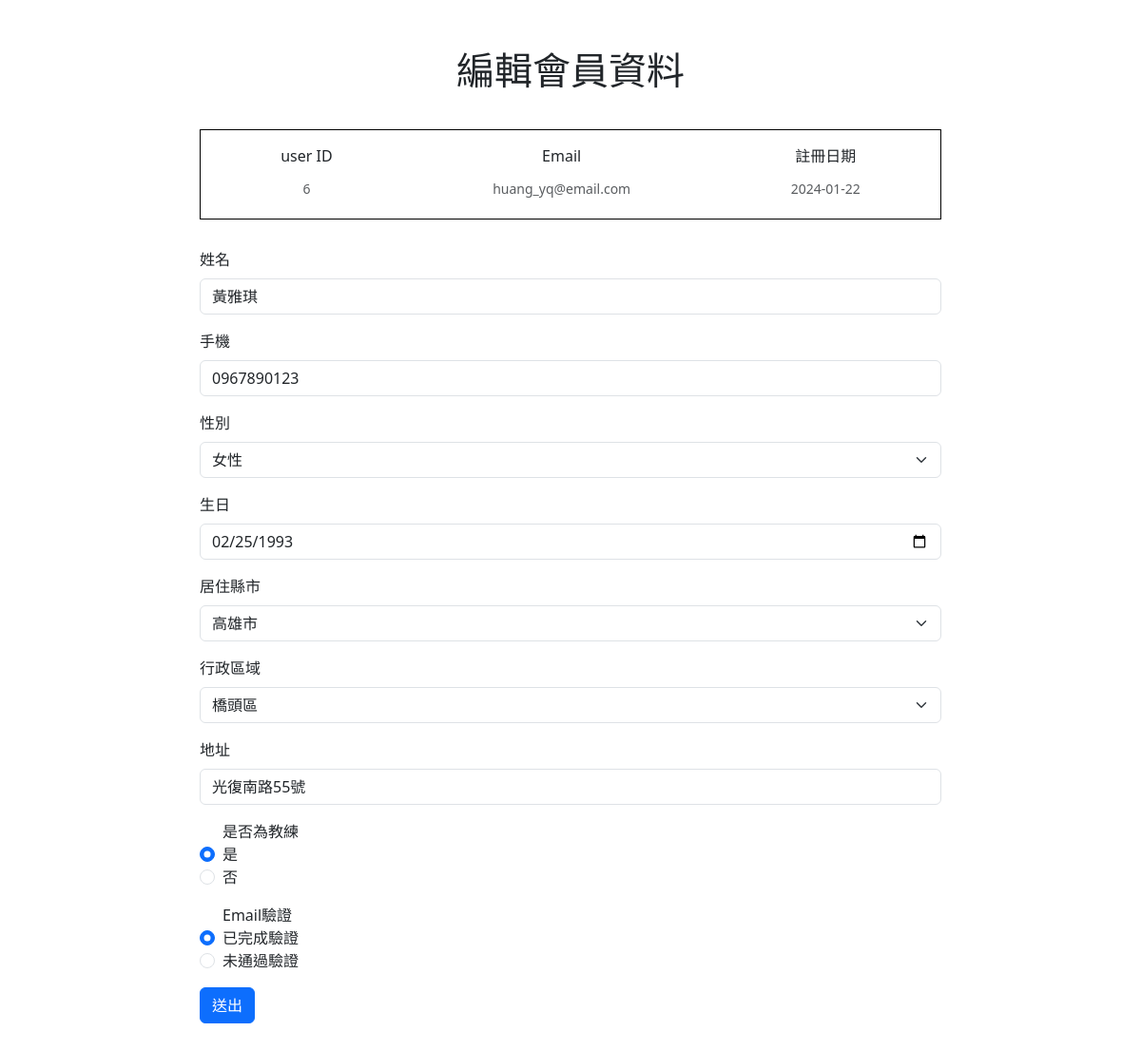
/member/pageMsg.php?id=6, run on the app's committed database.
### tables this page shows
CREATE TABLE `user` (
  `user_id` int(11) NOT NULL,
  `is_active` int(1) NOT NULL DEFAULT 0 COMMENT '1=驗證通過',
  `user_created_at` date NOT NULL,
  `user_full_name` varchar(10) NOT NULL,
  `user_email` varchar(50) NOT NULL,
  `user_password` varchar(100) NOT NULL,
  `user_sex` int(1) NOT NULL,
  `user_phone_number` varchar(10) NOT NULL,
  `user_birthday` date NOT NULL,
  `city_id` varchar(3) NOT NULL,
  `district_id` varchar(5) NOT NULL,
  `user_address` varchar(50) NOT NULL,
  `role_id` int(11) NOT NULL DEFAULT 0 COMMENT '0不是教練',
  `user_valid` int(1) NOT NULL DEFAULT 1 COMMENT '0是封鎖'
);

### member/pageMsg.php (the view, shortened to what this page needs)
<?
require_once("../conn.php");
$userID = $_GET["id"];
$sql = "SELECT * FROM `user` WHERE `user_id` = $userID";
$stmt = $conn->prepare($sql);
try {
    $stmt->execute();
    $row = $stmt->fetch(PDO::FETCH_ASSOC);
} catch (PDOException $e) {
    echo "你的資料讀取失敗欸!因為:" . $e->getMessage();
    $conn = NULL;
    exit;
}
?>
<!DOCTYPE html>
<html lang="zh-hant-TW">
<head>
    <link rel="stylesheet" href="https://cdn.jsdelivr.net/npm/bootstrap@5.3.3/dist/css/bootstrap.min.css">
</head>
<body>
    <div class="container">
        <h1 class="title">編輯會員資料</h1>
        <form action="./doUpdate.php" method="POST">
            <div class="info info-box">
                <div class="mb-3 text-center">
                    <label for="" class="form-label">user ID</label>
                    <div name="user_id" id="" class="form-text"><?= $row["user_id"] ?></div>
                </div>
                <div class="mb-3 text-center">
                    <label for="user_email" class="form-label">Email</label>
                    <div name="user_email" class="form-text"><?= $row["user_email"] ?></div>
                </div>
                <div class="mb-3 text-center">
                    <label for="" class="form-label">註冊日期</label>
                    <div id="text" class="form-text"><?= $row["user_created_at"] ?></div>
                </div>
            </div>
            <div class="mb-3">
                <label for="user_full_name" class="form-label">姓名</label>
                <input name="user_full_name" type="text" class="form-control" id="user_full_name" value="<?= $row["user_full_name"] ?>">
            </div>
            <div class="mb-3">
                <label for="user_phone_number" class="form-label">手機</label>
                <input name="user_phone_number" type="text" class="form-control" id="user_phone_number" value="<?= $row["user_phone_number"] ?>">
            </div>
            <div class="mb-3">
                <label for="user_sex" class="form-label">性別</label>
                <select name="user_sex" id="user_sex" class="form-select">
                    <option value="2" <?= ($row["user_sex"] == 2) ? "selected" : "" ?>>女性</option>
                </select>
            </div>
            <div class="mb-3">
                <label for="user_birthday" class="form-label">生日</label>
                <input name="user_birthday" type="date" class="form-control" id="user_birthday" value="<?= $row["user_birthday"] ?>">
            </div>
            <div class="mb-3">
                <label for="cityId" class="form-label">居住縣市</label>
                <select name="city_id" id="cityId" class="form-select">
                    <option value="高雄市" <?= ($row["city_id"] == "高雄市") ? "selected" : "" ?>>高雄市</option>
                </select>
            </div>
            <div class="mb-3">
                <label for="districtId" class="form-label">行政區域</label>
                <select name="district_id" id="districtId" class="form-select">
                    <option value="<?= $row["district_id"] ?>"> <?= $row["district_id"] ?> </option>
                </select>
            </div>
            <div class="mb-3">
                <label for="user_address" class="form-label">地址</label>
                <input name="user_address" class="form-control" id="user_address" value="<?= $row["user_address"] ?>">
            </div>
            <div class="mb-3 form-check">
                <span>是否為教練</span>
                <div>
                    <input type="radio" name="role_id" id="exampleCheck1" class="form-check-input" value="1" <?= ($row["role_id"] == 1) ? "checked" : "" ?>>
                    <label class="form-check-label" for="exampleCheck1">是</label>
                </div>
                <div>
                    <input type="radio" name="role_id" class="form-check-input" id="exampleCheck2" value="0" <?= ($row["role_id"] == 0) ? "checked" : "" ?>>
                    <label class="form-check-label" for="exampleCheck2">否</label>
                </div>
            </div>
            <div class="mb-3 form-check">
                <span>Email驗證</span>
                <div>
                    <input type="radio" class="form-check-input" id="exampleCheck3" value="1" name="is_active" <?= ($row["is_active"] == 1) ? "checked" : "" ?>>
                    <label class="form-check-label" for="exampleCheck3">已完成驗證</label>
                </div>
                <div>
                    <input type="radio" class="form-check-input" id="exampleCheck4" value="0" name="is_active" <?= ($row["is_active"] == 0) ? "checked" : "" ?>>
                    <label class="form-check-label" for="exampleCheck4">未通過驗證</label>
                </div>
            </div>
            <button type="submit" class="btn btn-primary" id="modifyConfirmButton">送出</button>
        </form>
    </div>
</body>
</html>

### member/pageMsg.php (style rules this page uses)
.container { width: 65%; padding: 50px 0; }
.title { padding: 0 0 30px 0; text-align: center; }
.info-box { display: flex; justify-content: space-around; border: 1px solid black; margin-bottom: 30px; padding: 15px 0 5px 0; }

### data on the page
user: user_id "6", user_email "huang_yq@email.com", user_created_at "2024-01-22", user_full_name "黃雅琪", user_phone_number "0967890123", user_sex "女性", user_birthday "02/25/1993", city_id "高雄市", district_id "橋頭區", user_address "光復南路55號", role_id "☑ 是", role_id "☐ 否", is_active "☑ 已完成驗證", is_active "☐ 未通過驗證"
